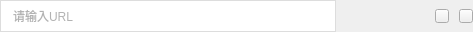
<?xml version="1.0" encoding="UTF-8"?>
<ui version="4.0">
 <class>UIYL_ManRobotRuleSettingUrlWidget</class>
 <widget class="QWidget" name="UIYL_ManRobotRuleSettingUrlWidget">
  <property name="geometry">
   <rect>
    <x>0</x>
    <y>0</y>
    <width>473</width>
    <height>32</height>
   </rect>
  </property>
  <property name="windowTitle">
   <string>Url面板</string>
  </property>
  <property name="styleSheet">
   <string notr="true"/>
  </property>
  <layout class="QVBoxLayout" name="verticalLayout">
   <property name="spacing">
    <number>0</number>
   </property>
   <property name="margin" stdset="0">
    <number>0</number>
   </property>
   <item>
    <widget class="QWidget" name="widget_bg" native="true">
     <property name="sizePolicy">
      <sizepolicy hsizetype="Preferred" vsizetype="Preferred">
       <horstretch>0</horstretch>
       <verstretch>0</verstretch>
      </sizepolicy>
     </property>
     <property name="styleSheet">
      <string notr="true">QWidget#widget_bg
{
	background-color: rgba(255, 255, 255, 0);
}</string>
     </property>
     <layout class="QHBoxLayout" name="horizontalLayout">
      <property name="spacing">
       <number>10</number>
      </property>
      <property name="margin" stdset="0">
       <number>0</number>
      </property>
      <item>
       <widget class="QLineEdit" name="m_edit_url">
        <property name="minimumSize">
         <size>
          <width>336</width>
          <height>32</height>
         </size>
        </property>
        <property name="maximumSize">
         <size>
          <width>336</width>
          <height>32</height>
         </size>
        </property>
        <property name="styleSheet">
         <string notr="true">QLineEdit
{
border: 1px solid #DDDDDD;
padding-left: 10px;
padding-right: 10px;
font: 12px &quot;微软雅黑&quot;;
color: #656565;
}</string>
        </property>
        <property name="placeholderText">
         <string>请输入URL</string>
        </property>
       </widget>
      </item>
      <item>
       <spacer name="horizontalSpacer">
        <property name="orientation">
         <enum>Qt::Horizontal</enum>
        </property>
        <property name="sizeHint" stdset="0">
         <size>
          <width>40</width>
          <height>20</height>
         </size>
        </property>
       </spacer>
      </item>
      <item>
       <widget class="QPushButton" name="m_btn_add">
        <property name="minimumSize">
         <size>
          <width>14</width>
          <height>14</height>
         </size>
        </property>
        <property name="maximumSize">
         <size>
          <width>14</width>
          <height>14</height>
         </size>
        </property>
        <property name="styleSheet">
         <string notr="true">border-image: url(:/YL/Resources/YL/Robot/btn_addUrl.png);</string>
        </property>
        <property name="text">
         <string/>
        </property>
       </widget>
      </item>
      <item>
       <widget class="QPushButton" name="m_btn_del">
        <property name="minimumSize">
         <size>
          <width>14</width>
          <height>14</height>
         </size>
        </property>
        <property name="maximumSize">
         <size>
          <width>14</width>
          <height>14</height>
         </size>
        </property>
        <property name="styleSheet">
         <string notr="true">border-image: url(:/YL/Resources/YL/Robot/btn_delUrl.png);</string>
        </property>
        <property name="text">
         <string/>
        </property>
       </widget>
      </item>
     </layout>
    </widget>
   </item>
  </layout>
 </widget>
 <layoutdefault spacing="6" margin="11"/>
 <resources/>
 <connections/>
</ui>
